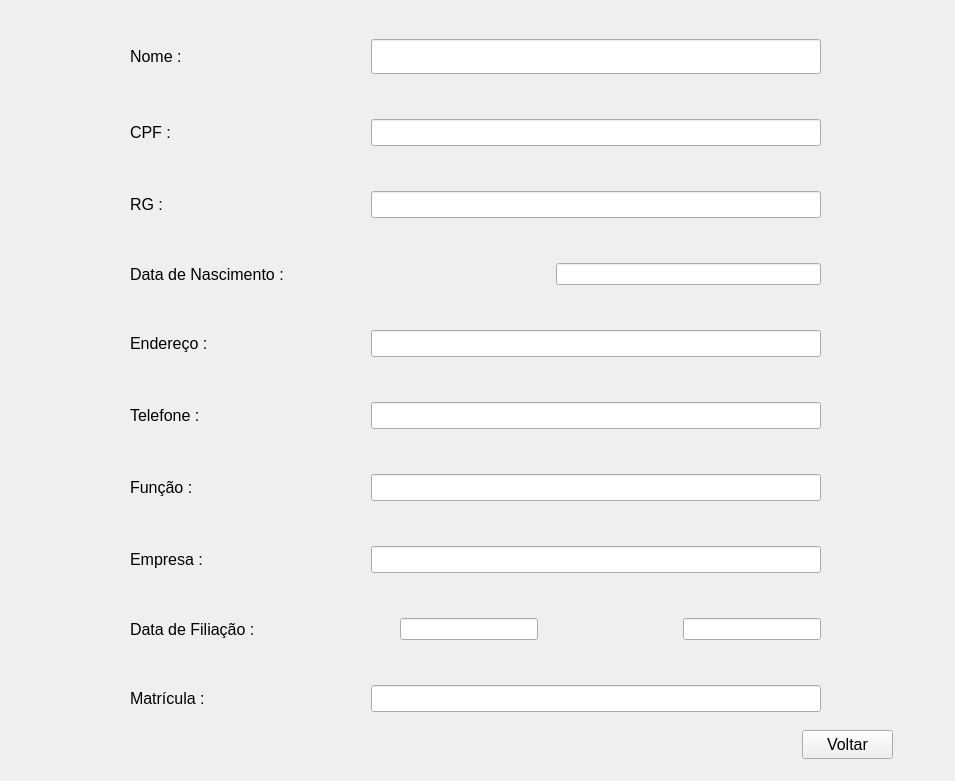
<?xml version="1.0" encoding="UTF-8"?>
<ui version="4.0">
 <class>pesquisar</class>
 <widget class="QWidget" name="pesquisar">
  <property name="geometry">
   <rect>
    <x>0</x>
    <y>0</y>
    <width>955</width>
    <height>781</height>
   </rect>
  </property>
  <property name="windowTitle">
   <string>Pesquisa</string>
  </property>
  <property name="windowIcon">
   <iconset>
    <normaloff>../Sistema_Sindicato/icone.jpg</normaloff>../Sistema_Sindicato/icone.jpg</iconset>
  </property>
  <widget class="QWidget" name="horizontalLayoutWidget">
   <property name="geometry">
    <rect>
     <x>-1</x>
     <y>10</y>
     <width>961</width>
     <height>80</height>
    </rect>
   </property>
   <layout class="QHBoxLayout" name="horizontalLayout">
    <item>
     <spacer name="horizontalSpacer">
      <property name="orientation">
       <enum>Qt::Horizontal</enum>
      </property>
      <property name="sizeHint" stdset="0">
       <size>
        <width>40</width>
        <height>20</height>
       </size>
      </property>
     </spacer>
    </item>
    <item>
     <widget class="QLabel" name="label">
      <property name="font">
       <font>
        <pointsize>14</pointsize>
       </font>
      </property>
      <property name="text">
       <string>Selecione o modo de pesquisa</string>
      </property>
     </widget>
    </item>
    <item>
     <spacer name="horizontalSpacer_2">
      <property name="orientation">
       <enum>Qt::Horizontal</enum>
      </property>
      <property name="sizeHint" stdset="0">
       <size>
        <width>40</width>
        <height>20</height>
       </size>
      </property>
     </spacer>
    </item>
   </layout>
  </widget>
  <widget class="QComboBox" name="Pes_ModoPesquisa">
   <property name="geometry">
    <rect>
     <x>60</x>
     <y>130</y>
     <width>161</width>
     <height>28</height>
    </rect>
   </property>
   <property name="font">
    <font>
     <pointsize>12</pointsize>
    </font>
   </property>
   <item>
    <property name="text">
     <string>Nome</string>
    </property>
   </item>
   <item>
    <property name="text">
     <string>CPF</string>
    </property>
   </item>
   <item>
    <property name="text">
     <string>RG</string>
    </property>
   </item>
   <item>
    <property name="text">
     <string>Matricula</string>
    </property>
   </item>
  </widget>
  <widget class="QWidget" name="horizontalLayoutWidget_2">
   <property name="geometry">
    <rect>
     <x>0</x>
     <y>210</y>
     <width>961</width>
     <height>80</height>
    </rect>
   </property>
   <layout class="QHBoxLayout" name="horizontalLayout_2">
    <item>
     <spacer name="horizontalSpacer_4">
      <property name="orientation">
       <enum>Qt::Horizontal</enum>
      </property>
      <property name="sizeHint" stdset="0">
       <size>
        <width>40</width>
        <height>20</height>
       </size>
      </property>
     </spacer>
    </item>
    <item>
     <widget class="QLabel" name="label_2">
      <property name="font">
       <font>
        <pointsize>14</pointsize>
       </font>
      </property>
      <property name="text">
       <string>Entre com o dado para pesquisa</string>
      </property>
     </widget>
    </item>
    <item>
     <spacer name="horizontalSpacer_3">
      <property name="orientation">
       <enum>Qt::Horizontal</enum>
      </property>
      <property name="sizeHint" stdset="0">
       <size>
        <width>40</width>
        <height>20</height>
       </size>
      </property>
     </spacer>
    </item>
   </layout>
  </widget>
  <widget class="QTableWidget" name="Pes_TabelaResultado">
   <property name="geometry">
    <rect>
     <x>40</x>
     <y>410</y>
     <width>840</width>
     <height>192</height>
    </rect>
   </property>
   <property name="font">
    <font>
     <pointsize>12</pointsize>
    </font>
   </property>
  </widget>
  <widget class="QPushButton" name="BTN_Visu">
   <property name="geometry">
    <rect>
     <x>790</x>
     <y>630</y>
     <width>83</width>
     <height>29</height>
    </rect>
   </property>
   <property name="text">
    <string>visualizar</string>
   </property>
  </widget>
  <widget class="QPushButton" name="BTN_Voltar">
   <property name="geometry">
    <rect>
     <x>670</x>
     <y>630</y>
     <width>83</width>
     <height>29</height>
    </rect>
   </property>
   <property name="text">
    <string>voltar</string>
   </property>
  </widget>
  <widget class="QWidget" name="horizontalLayoutWidget_3">
   <property name="geometry">
    <rect>
     <x>39</x>
     <y>319</y>
     <width>841</width>
     <height>71</height>
    </rect>
   </property>
   <layout class="QHBoxLayout" name="horizontalLayout_3">
    <item>
     <widget class="QLineEdit" name="Pes_DadoPesquisa">
      <property name="sizePolicy">
       <sizepolicy hsizetype="Expanding" vsizetype="Fixed">
        <horstretch>0</horstretch>
        <verstretch>0</verstretch>
       </sizepolicy>
      </property>
      <property name="minimumSize">
       <size>
        <width>671</width>
        <height>28</height>
       </size>
      </property>
      <property name="font">
       <font>
        <pointsize>12</pointsize>
       </font>
      </property>
     </widget>
    </item>
    <item>
     <spacer name="horizontalSpacer_5">
      <property name="orientation">
       <enum>Qt::Horizontal</enum>
      </property>
      <property name="sizeHint" stdset="0">
       <size>
        <width>228</width>
        <height>66</height>
       </size>
      </property>
     </spacer>
    </item>
    <item>
     <widget class="QPushButton" name="BTN_pesquisar">
      <property name="font">
       <font>
        <pointsize>12</pointsize>
       </font>
      </property>
      <property name="text">
       <string>Pesquisar</string>
      </property>
     </widget>
    </item>
   </layout>
  </widget>
  <widget class="QWidget" name="Pes_VisuDados" native="true">
   <property name="geometry">
    <rect>
     <x>0</x>
     <y>0</y>
     <width>961</width>
     <height>781</height>
    </rect>
   </property>
   <property name="autoFillBackground">
    <bool>true</bool>
   </property>
   <widget class="QWidget" name="verticalLayoutWidget">
    <property name="geometry">
     <rect>
      <x>130</x>
      <y>0</y>
      <width>691</width>
      <height>712</height>
     </rect>
    </property>
    <layout class="QVBoxLayout" name="verticalLayout">
     <item>
      <spacer name="verticalSpacer_3">
       <property name="orientation">
        <enum>Qt::Vertical</enum>
       </property>
       <property name="sizeHint" stdset="0">
        <size>
         <width>20</width>
         <height>40</height>
        </size>
       </property>
      </spacer>
     </item>
     <item>
      <layout class="QHBoxLayout" name="horizontalLayout_4">
       <item>
        <widget class="QLabel" name="label_3">
         <property name="font">
          <font>
           <pointsize>12</pointsize>
          </font>
         </property>
         <property name="text">
          <string>Nome :</string>
         </property>
        </widget>
       </item>
       <item>
        <spacer name="horizontalSpacer_6">
         <property name="orientation">
          <enum>Qt::Horizontal</enum>
         </property>
         <property name="sizeHint" stdset="0">
          <size>
           <width>40</width>
           <height>20</height>
          </size>
         </property>
        </spacer>
       </item>
       <item>
        <widget class="QLineEdit" name="InputName">
         <property name="enabled">
          <bool>true</bool>
         </property>
         <property name="minimumSize">
          <size>
           <width>450</width>
           <height>35</height>
          </size>
         </property>
         <property name="font">
          <font>
           <pointsize>12</pointsize>
          </font>
         </property>
         <property name="readOnly">
          <bool>true</bool>
         </property>
        </widget>
       </item>
      </layout>
     </item>
     <item>
      <spacer name="verticalSpacer_2">
       <property name="orientation">
        <enum>Qt::Vertical</enum>
       </property>
       <property name="sizeHint" stdset="0">
        <size>
         <width>20</width>
         <height>40</height>
        </size>
       </property>
      </spacer>
     </item>
     <item>
      <layout class="QHBoxLayout" name="horizontalLayout_5">
       <item>
        <widget class="QLabel" name="label_4">
         <property name="font">
          <font>
           <pointsize>12</pointsize>
          </font>
         </property>
         <property name="text">
          <string>CPF :</string>
         </property>
        </widget>
       </item>
       <item>
        <spacer name="horizontalSpacer_7">
         <property name="orientation">
          <enum>Qt::Horizontal</enum>
         </property>
         <property name="sizeHint" stdset="0">
          <size>
           <width>40</width>
           <height>20</height>
          </size>
         </property>
        </spacer>
       </item>
       <item>
        <widget class="QLineEdit" name="InputCPF">
         <property name="minimumSize">
          <size>
           <width>450</width>
           <height>0</height>
          </size>
         </property>
         <property name="font">
          <font>
           <pointsize>12</pointsize>
          </font>
         </property>
         <property name="readOnly">
          <bool>true</bool>
         </property>
        </widget>
       </item>
      </layout>
     </item>
     <item>
      <spacer name="verticalSpacer">
       <property name="orientation">
        <enum>Qt::Vertical</enum>
       </property>
       <property name="sizeHint" stdset="0">
        <size>
         <width>20</width>
         <height>40</height>
        </size>
       </property>
      </spacer>
     </item>
     <item>
      <layout class="QHBoxLayout" name="horizontalLayout_6">
       <item>
        <widget class="QLabel" name="label_5">
         <property name="font">
          <font>
           <pointsize>12</pointsize>
          </font>
         </property>
         <property name="text">
          <string>RG :</string>
         </property>
        </widget>
       </item>
       <item>
        <spacer name="horizontalSpacer_8">
         <property name="orientation">
          <enum>Qt::Horizontal</enum>
         </property>
         <property name="sizeHint" stdset="0">
          <size>
           <width>40</width>
           <height>20</height>
          </size>
         </property>
        </spacer>
       </item>
       <item>
        <widget class="QLineEdit" name="InputRG">
         <property name="minimumSize">
          <size>
           <width>450</width>
           <height>0</height>
          </size>
         </property>
         <property name="font">
          <font>
           <pointsize>12</pointsize>
          </font>
         </property>
         <property name="readOnly">
          <bool>true</bool>
         </property>
        </widget>
       </item>
      </layout>
     </item>
     <item>
      <spacer name="verticalSpacer_4">
       <property name="orientation">
        <enum>Qt::Vertical</enum>
       </property>
       <property name="sizeHint" stdset="0">
        <size>
         <width>20</width>
         <height>40</height>
        </size>
       </property>
      </spacer>
     </item>
     <item>
      <layout class="QHBoxLayout" name="horizontalLayout_7">
       <item>
        <widget class="QLabel" name="label_6">
         <property name="font">
          <font>
           <pointsize>12</pointsize>
          </font>
         </property>
         <property name="text">
          <string>Data de Nascimento :</string>
         </property>
        </widget>
       </item>
       <item>
        <spacer name="horizontalSpacer_9">
         <property name="orientation">
          <enum>Qt::Horizontal</enum>
         </property>
         <property name="sizeHint" stdset="0">
          <size>
           <width>40</width>
           <height>20</height>
          </size>
         </property>
        </spacer>
       </item>
       <item>
        <widget class="QLineEdit" name="InputNasc">
         <property name="readOnly">
          <bool>true</bool>
         </property>
        </widget>
       </item>
      </layout>
     </item>
     <item>
      <spacer name="verticalSpacer_5">
       <property name="orientation">
        <enum>Qt::Vertical</enum>
       </property>
       <property name="sizeHint" stdset="0">
        <size>
         <width>20</width>
         <height>40</height>
        </size>
       </property>
      </spacer>
     </item>
     <item>
      <layout class="QHBoxLayout" name="horizontalLayout_8">
       <item>
        <widget class="QLabel" name="label_7">
         <property name="font">
          <font>
           <pointsize>12</pointsize>
          </font>
         </property>
         <property name="text">
          <string>Endereço :</string>
         </property>
        </widget>
       </item>
       <item>
        <spacer name="horizontalSpacer_10">
         <property name="orientation">
          <enum>Qt::Horizontal</enum>
         </property>
         <property name="sizeHint" stdset="0">
          <size>
           <width>40</width>
           <height>20</height>
          </size>
         </property>
        </spacer>
       </item>
       <item>
        <widget class="QLineEdit" name="InputEndereco">
         <property name="minimumSize">
          <size>
           <width>450</width>
           <height>0</height>
          </size>
         </property>
         <property name="font">
          <font>
           <pointsize>12</pointsize>
          </font>
         </property>
         <property name="readOnly">
          <bool>true</bool>
         </property>
        </widget>
       </item>
      </layout>
     </item>
     <item>
      <spacer name="verticalSpacer_6">
       <property name="orientation">
        <enum>Qt::Vertical</enum>
       </property>
       <property name="sizeHint" stdset="0">
        <size>
         <width>20</width>
         <height>40</height>
        </size>
       </property>
      </spacer>
     </item>
     <item>
      <layout class="QHBoxLayout" name="horizontalLayout_9">
       <item>
        <widget class="QLabel" name="label_8">
         <property name="font">
          <font>
           <pointsize>12</pointsize>
          </font>
         </property>
         <property name="text">
          <string>Telefone :</string>
         </property>
        </widget>
       </item>
       <item>
        <spacer name="horizontalSpacer_11">
         <property name="orientation">
          <enum>Qt::Horizontal</enum>
         </property>
         <property name="sizeHint" stdset="0">
          <size>
           <width>40</width>
           <height>20</height>
          </size>
         </property>
        </spacer>
       </item>
       <item>
        <widget class="QLineEdit" name="InputTelefone">
         <property name="minimumSize">
          <size>
           <width>450</width>
           <height>0</height>
          </size>
         </property>
         <property name="font">
          <font>
           <pointsize>12</pointsize>
          </font>
         </property>
         <property name="readOnly">
          <bool>true</bool>
         </property>
        </widget>
       </item>
      </layout>
     </item>
     <item>
      <spacer name="verticalSpacer_7">
       <property name="orientation">
        <enum>Qt::Vertical</enum>
       </property>
       <property name="sizeHint" stdset="0">
        <size>
         <width>20</width>
         <height>40</height>
        </size>
       </property>
      </spacer>
     </item>
     <item>
      <layout class="QHBoxLayout" name="horizontalLayout_10">
       <item>
        <widget class="QLabel" name="label_9">
         <property name="font">
          <font>
           <pointsize>12</pointsize>
          </font>
         </property>
         <property name="text">
          <string>Função :</string>
         </property>
        </widget>
       </item>
       <item>
        <spacer name="horizontalSpacer_12">
         <property name="orientation">
          <enum>Qt::Horizontal</enum>
         </property>
         <property name="sizeHint" stdset="0">
          <size>
           <width>40</width>
           <height>20</height>
          </size>
         </property>
        </spacer>
       </item>
       <item>
        <widget class="QLineEdit" name="InputFuncao">
         <property name="minimumSize">
          <size>
           <width>450</width>
           <height>0</height>
          </size>
         </property>
         <property name="font">
          <font>
           <pointsize>12</pointsize>
          </font>
         </property>
         <property name="readOnly">
          <bool>true</bool>
         </property>
        </widget>
       </item>
      </layout>
     </item>
     <item>
      <spacer name="verticalSpacer_8">
       <property name="orientation">
        <enum>Qt::Vertical</enum>
       </property>
       <property name="sizeHint" stdset="0">
        <size>
         <width>20</width>
         <height>40</height>
        </size>
       </property>
      </spacer>
     </item>
     <item>
      <layout class="QHBoxLayout" name="horizontalLayout_11">
       <item>
        <widget class="QLabel" name="label_10">
         <property name="font">
          <font>
           <pointsize>12</pointsize>
          </font>
         </property>
         <property name="text">
          <string>Empresa :</string>
         </property>
        </widget>
       </item>
       <item>
        <spacer name="horizontalSpacer_13">
         <property name="orientation">
          <enum>Qt::Horizontal</enum>
         </property>
         <property name="sizeHint" stdset="0">
          <size>
           <width>40</width>
           <height>20</height>
          </size>
         </property>
        </spacer>
       </item>
       <item>
        <widget class="QLineEdit" name="InputEmpresa">
         <property name="minimumSize">
          <size>
           <width>450</width>
           <height>0</height>
          </size>
         </property>
         <property name="font">
          <font>
           <pointsize>12</pointsize>
          </font>
         </property>
         <property name="readOnly">
          <bool>true</bool>
         </property>
        </widget>
       </item>
      </layout>
     </item>
     <item>
      <spacer name="verticalSpacer_9">
       <property name="orientation">
        <enum>Qt::Vertical</enum>
       </property>
       <property name="sizeHint" stdset="0">
        <size>
         <width>20</width>
         <height>40</height>
        </size>
       </property>
      </spacer>
     </item>
     <item>
      <layout class="QHBoxLayout" name="horizontalLayout_12">
       <item>
        <widget class="QLabel" name="label_11">
         <property name="font">
          <font>
           <pointsize>12</pointsize>
          </font>
         </property>
         <property name="text">
          <string>Data de Filiação :</string>
         </property>
        </widget>
       </item>
       <item>
        <spacer name="horizontalSpacer_14">
         <property name="orientation">
          <enum>Qt::Horizontal</enum>
         </property>
         <property name="sizeHint" stdset="0">
          <size>
           <width>40</width>
           <height>20</height>
          </size>
         </property>
        </spacer>
       </item>
       <item>
        <widget class="QLineEdit" name="InputFiliacao">
         <property name="readOnly">
          <bool>true</bool>
         </property>
        </widget>
       </item>
       <item>
        <spacer name="horizontalSpacer_15">
         <property name="orientation">
          <enum>Qt::Horizontal</enum>
         </property>
         <property name="sizeType">
          <enum>QSizePolicy::Expanding</enum>
         </property>
         <property name="sizeHint" stdset="0">
          <size>
           <width>40</width>
           <height>20</height>
          </size>
         </property>
        </spacer>
       </item>
       <item>
        <widget class="QLineEdit" name="InputEstado">
         <property name="readOnly">
          <bool>true</bool>
         </property>
        </widget>
       </item>
      </layout>
     </item>
     <item>
      <spacer name="verticalSpacer_10">
       <property name="orientation">
        <enum>Qt::Vertical</enum>
       </property>
       <property name="sizeHint" stdset="0">
        <size>
         <width>20</width>
         <height>40</height>
        </size>
       </property>
      </spacer>
     </item>
     <item>
      <layout class="QHBoxLayout" name="horizontalLayout_13">
       <item>
        <widget class="QLabel" name="label_12">
         <property name="font">
          <font>
           <pointsize>12</pointsize>
          </font>
         </property>
         <property name="text">
          <string>Matrícula :</string>
         </property>
        </widget>
       </item>
       <item>
        <spacer name="horizontalSpacer_16">
         <property name="orientation">
          <enum>Qt::Horizontal</enum>
         </property>
         <property name="sizeHint" stdset="0">
          <size>
           <width>40</width>
           <height>20</height>
          </size>
         </property>
        </spacer>
       </item>
       <item>
        <widget class="QLineEdit" name="InputMatricula">
         <property name="minimumSize">
          <size>
           <width>450</width>
           <height>0</height>
          </size>
         </property>
         <property name="font">
          <font>
           <pointsize>12</pointsize>
          </font>
         </property>
         <property name="readOnly">
          <bool>true</bool>
         </property>
        </widget>
       </item>
      </layout>
     </item>
    </layout>
   </widget>
   <widget class="QPushButton" name="BTN_VoltarVisu">
    <property name="geometry">
     <rect>
      <x>802</x>
      <y>730</y>
      <width>91</width>
      <height>29</height>
     </rect>
    </property>
    <property name="font">
     <font>
      <pointsize>12</pointsize>
     </font>
    </property>
    <property name="text">
     <string>Voltar</string>
    </property>
   </widget>
  </widget>
 </widget>
 <resources/>
 <connections/>
</ui>
